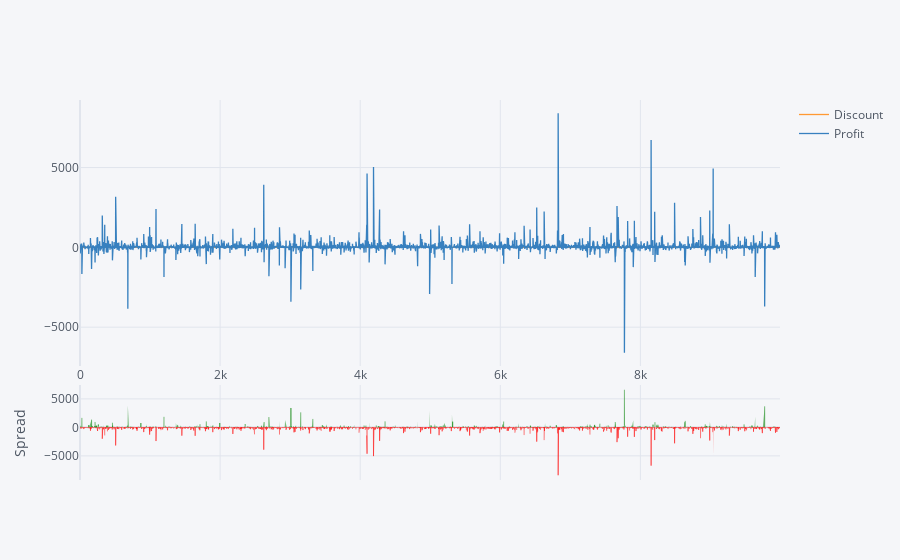

Write notebook code for a chart like this one.
### Code cell
#3D Visualization

df[['Discount','Profit']].iplot(kind='spread')

### Figure 1 — Plotly figure (JSON) as saved in the notebook; plotly's stock layout.template omitted (floating-point values rounded to 4 significant figures; data arrays with more than 128 entries replaced by an {"elided": "..."} marker saying what was removed)
{"data": [{"line": {"color": "rgba(255, 153, 51, 1.0)", "dash": "solid", "shape": "linear", "width": 1.3}, "mode": "lines", "name": "Discount", "text": "", "type": "scatter", "x": {"elided": "9944 int values"}, "y": {"elided": "9944 float values"}}, {"line": {"color": "rgba(55, 128, 191, 1.0)", "dash": "solid", "shape": "linear", "width": 1.3}, "mode": "lines", "name": "Profit", "text": "", "type": "scatter", "x": {"elided": "9944 int values"}, "y": {"elided": "9944 float values"}}, {"connectgaps": false, "fill": "tozeroy", "line": {"color": "green", "dash": "solid", "shape": "linear", "width": 0.5}, "mode": "lines", "name": "Spread", "showlegend": false, "type": "scatter", "x": {"elided": "9944 int values"}, "xaxis": "x2", "y": {"elided": "9944 mixed values"}, "yaxis": "y2"}, {"connectgaps": false, "fill": "tozeroy", "line": {"color": "red", "dash": "solid", "shape": "linear", "width": 0.5}, "mode": "lines", "name": "Spread", "showlegend": false, "type": "scatter", "x": {"elided": "9944 int values"}, "xaxis": "x2", "y": {"elided": "9944 mixed values"}, "yaxis": "y2"}], "layout": {"hovermode": "x", "legend": {"bgcolor": "#F5F6F9", "font": {"color": "#4D5663"}}, "paper_bgcolor": "#F5F6F9", "plot_bgcolor": "#F5F6F9", "title": {"font": {"color": "#4D5663"}}, "xaxis": {"gridcolor": "#E1E5ED", "showgrid": true, "tickfont": {"color": "#4D5663"}, "title": {"font": {"color": "#4D5663"}, "text": ""}, "zerolinecolor": "#E1E5ED"}, "xaxis2": {"anchor": "y2", "gridcolor": "#E1E5ED", "showgrid": true, "showticklabels": false, "tickfont": {"color": "#4D5663"}, "title": {"font": {"color": "#4D5663"}, "text": ""}, "zerolinecolor": "#E1E5ED"}, "yaxis": {"domain": [0.3, 1], "gridcolor": "#E1E5ED", "showgrid": true, "tickfont": {"color": "#4D5663"}, "title": {"font": {"color": "#4D5663"}, "text": ""}, "zerolinecolor": "#E1E5ED"}, "yaxis2": {"domain": [0, 0.25], "gridcolor": "#E1E5ED", "showgrid": true, "tickfont": {"color": "#4D5663"}, "title": {"font": {"color": "#4D5663"}, "text": "Spread"}, "zerolinecolor": "#E1E5ED"}}}
